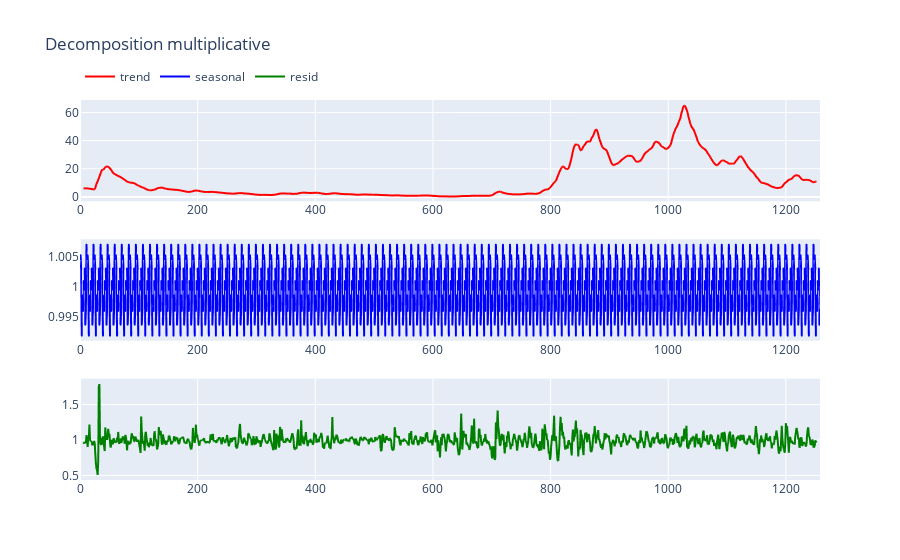
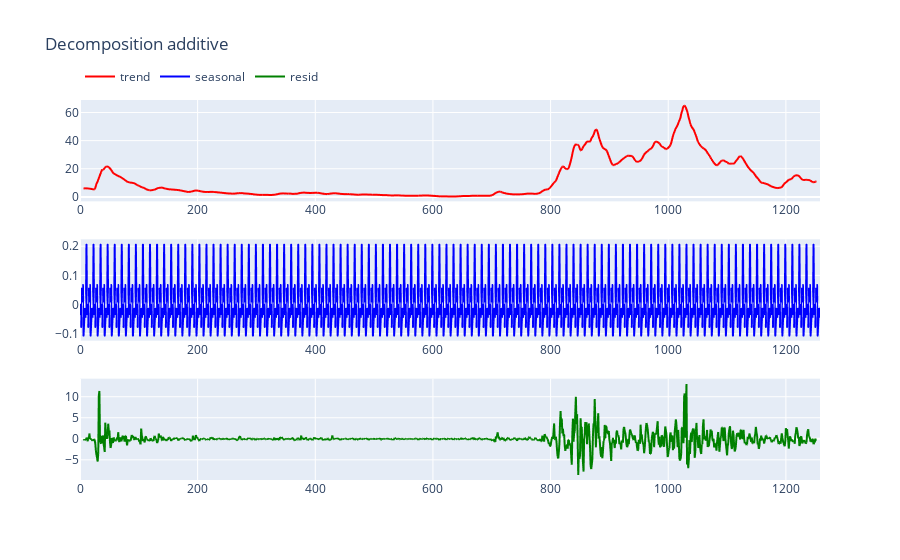

Here is the notebook cell these charts were saved with, in order:
### Markdown cell above
# 3. Decomposition
For a continuous time series $F_{t}$ over a discrete-time period **t**, we can proceed in breaking down the series as an **addive function**: $F_{t}$ = $d_t$ + $s_t$ + $r_t$ or **multiplicative**: $F_{t}$ = $d_t$ * $s_t$ * $r_t$, where $d_{t}$ is a trend component, $s_{t}$ is a seasonal (periodic) component, and $r_{t}$ is a residual component. 

Given that those , the decomposition of a time series is the process by which we isolate all those single elements: trend, seasonality, and residual (after removing the trend and seasonality from the series). This technique serves to disentangle the time series for a more comprehensive analysis, most importantly facilitate the forecasting process.

* Detrend
* Deseasonalize a Time Series
* Test for seasonality of a Time Series

### Code cell
from plotly.subplots import make_subplots
def decomposition(data=df["Price"], prd=12, 
                  models = ['multiplicative','additive']):
    
    ''' Determine the suitable combination of base level, trend, seasonal index and the residual term.
    '''
    
    for mod in models:
        decomp_func = seasonal_decompose(data, model = mod, period=prd)
        #fig = make_subplots(rows=3, cols=1)
        figures = [
            px.line(decomp_func.trend, color_discrete_map={'trend':'red'}), 
            px.line(decomp_func.seasonal, color_discrete_map={'seasonal':'blue'}),
            px.line(decomp_func.resid, color_discrete_map={'resid':'green'})
        ]
        components = ['Trend', 'Seasonality','Error']
        fig = make_subplots(rows=len(figures), cols=1) 

        for i, figure in enumerate(figures):
            for trace in range(len(figure["data"])):
                fig.append_trace(figure["data"][trace], row=i+1, col=1)

        fig.update_layout(title="Decomposition "+mod, 
                          height=600,
                         legend=dict(orientation="h",
                                     yanchor="top", y=1.1,
                                     xanchor="left", x=0, )
                         )
        fig.show()

decomposition()

### Figure 1 — Plotly figure (JSON) as saved in the notebook; plotly's stock layout.template omitted (floating-point values rounded to 4 significant figures; data arrays with more than 128 entries replaced by an {"elided": "..."} marker saying what was removed)
{"data": [{"hovertemplate": "variable=trend<br>index=%{x}<br>value=%{y}<extra></extra>", "legendgroup": "trend", "line": {"color": "red", "dash": "solid"}, "marker": {"symbol": "circle"}, "mode": "lines", "name": "trend", "showlegend": true, "type": "scattergl", "x": {"elided": "1259 int values"}, "xaxis": "x", "y": {"elided": "1259 float values"}, "yaxis": "y"}, {"hovertemplate": "variable=seasonal<br>index=%{x}<br>value=%{y}<extra></extra>", "legendgroup": "seasonal", "line": {"color": "blue", "dash": "solid"}, "marker": {"symbol": "circle"}, "mode": "lines", "name": "seasonal", "showlegend": true, "type": "scattergl", "x": {"elided": "1259 int values"}, "xaxis": "x2", "y": {"elided": "1259 float values"}, "yaxis": "y2"}, {"hovertemplate": "variable=resid<br>index=%{x}<br>value=%{y}<extra></extra>", "legendgroup": "resid", "line": {"color": "green", "dash": "solid"}, "marker": {"symbol": "circle"}, "mode": "lines", "name": "resid", "showlegend": true, "type": "scattergl", "x": {"elided": "1259 int values"}, "xaxis": "x3", "y": {"elided": "1259 float values"}, "yaxis": "y3"}], "layout": {"autosize": true, "legend": {"orientation": "h", "x": 0, "xanchor": "left", "y": 1.1, "yanchor": "top"}, "title": {"text": "Decomposition multiplicative"}, "xaxis": {"anchor": "y", "autorange": true, "domain": [0, 1], "range": [0, 1258], "type": "linear"}, "xaxis2": {"anchor": "y2", "autorange": true, "domain": [0, 1], "range": [0, 1258], "type": "linear"}, "xaxis3": {"anchor": "y3", "autorange": true, "domain": [0, 1], "range": [0, 1258], "type": "linear"}, "yaxis": {"anchor": "x", "autorange": true, "domain": [0.7333, 1], "range": [-3.157, 68.91], "type": "linear"}, "yaxis2": {"anchor": "x2", "autorange": true, "domain": [0.3667, 0.6333], "range": [0.991, 1.008], "type": "linear"}, "yaxis3": {"anchor": "x3", "autorange": true, "domain": [0, 0.2667], "range": [0.4354, 1.866], "type": "linear"}}}

### Figure 2 — Plotly figure (JSON) as saved in the notebook; plotly's stock layout.template omitted (floating-point values rounded to 4 significant figures; data arrays with more than 128 entries replaced by an {"elided": "..."} marker saying what was removed)
{"data": [{"hovertemplate": "variable=trend<br>index=%{x}<br>value=%{y}<extra></extra>", "legendgroup": "trend", "line": {"color": "red", "dash": "solid"}, "marker": {"symbol": "circle"}, "mode": "lines", "name": "trend", "showlegend": true, "type": "scattergl", "x": {"elided": "1259 int values"}, "xaxis": "x", "y": {"elided": "1259 float values"}, "yaxis": "y"}, {"hovertemplate": "variable=seasonal<br>index=%{x}<br>value=%{y}<extra></extra>", "legendgroup": "seasonal", "line": {"color": "blue", "dash": "solid"}, "marker": {"symbol": "circle"}, "mode": "lines", "name": "seasonal", "showlegend": true, "type": "scattergl", "x": {"elided": "1259 int values"}, "xaxis": "x2", "y": {"elided": "1259 float values"}, "yaxis": "y2"}, {"hovertemplate": "variable=resid<br>index=%{x}<br>value=%{y}<extra></extra>", "legendgroup": "resid", "line": {"color": "green", "dash": "solid"}, "marker": {"symbol": "circle"}, "mode": "lines", "name": "resid", "showlegend": true, "type": "scattergl", "x": {"elided": "1259 int values"}, "xaxis": "x3", "y": {"elided": "1259 float values"}, "yaxis": "y3"}], "layout": {"autosize": true, "legend": {"orientation": "h", "x": 0, "xanchor": "left", "y": 1.1, "yanchor": "top"}, "title": {"text": "Decomposition additive"}, "xaxis": {"anchor": "y", "autorange": true, "domain": [0, 1], "range": [0, 1258], "type": "linear"}, "xaxis2": {"anchor": "y2", "autorange": true, "domain": [0, 1], "range": [0, 1258], "type": "linear"}, "xaxis3": {"anchor": "y3", "autorange": true, "domain": [0, 1], "range": [0, 1258], "type": "linear"}, "yaxis": {"anchor": "x", "autorange": true, "domain": [0.7333, 1], "range": [-3.157, 68.91], "type": "linear"}, "yaxis2": {"anchor": "x2", "autorange": true, "domain": [0.3667, 0.6333], "range": [-0.1235, 0.2235], "type": "linear"}, "yaxis3": {"anchor": "x3", "autorange": true, "domain": [0, 0.2667], "range": [-9.795, 14.3], "type": "linear"}}}
